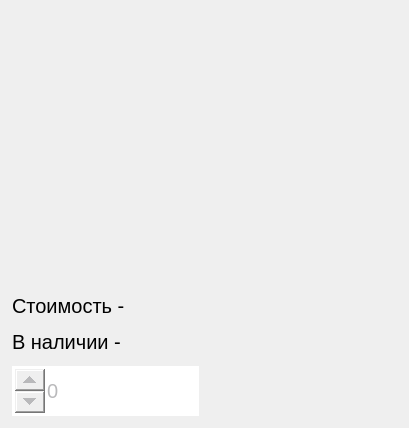
          <widget class="QWidget" name="scrollAreaWidgetContents_2">
           <property name="geometry">
            <rect>
             <x>0</x>
             <y>0</y>
             <width>409</width>
             <height>428</height>
            </rect>
           </property>
           <layout class="QVBoxLayout" name="verticalLayout_26" stretch="1,0,0,0,0,0,0">
            <property name="spacing">
             <number>12</number>
            </property>
            <property name="leftMargin">
             <number>12</number>
            </property>
            <property name="topMargin">
             <number>12</number>
            </property>
            <property name="rightMargin">
             <number>12</number>
            </property>
            <property name="bottomMargin">
             <number>12</number>
            </property>
            <item>
             <widget class="QLabel" name="label">
              <property name="sizePolicy">
               <sizepolicy hsizetype="Ignored" vsizetype="Minimum">
                <horstretch>0</horstretch>
                <verstretch>0</verstretch>
               </sizepolicy>
              </property>
              <property name="text">
               <string/>
              </property>
             </widget>
            </item>
            <item>
             <widget class="QLabel" name="label_19">
              <property name="font">
               <font>
                <pointsize>20</pointsize>
               </font>
              </property>
              <property name="text">
               <string/>
              </property>
              <property name="alignment">
               <set>Qt::AlignLeading|Qt::AlignLeft|Qt::AlignVCenter</set>
              </property>
              <property name="wordWrap">
               <bool>true</bool>
              </property>
             </widget>
            </item>
            <item>
             <widget class="QLabel" name="label_12">
              <property name="sizePolicy">
               <sizepolicy hsizetype="Preferred" vsizetype="Preferred">
                <horstretch>0</horstretch>
                <verstretch>0</verstretch>
               </sizepolicy>
              </property>
              <property name="font">
               <font>
                <pointsize>15</pointsize>
               </font>
              </property>
              <property name="text">
               <string/>
              </property>
              <property name="wordWrap">
               <bool>true</bool>
              </property>
             </widget>
            </item>
            <item>
             <spacer name="verticalSpacer_10">
              <property name="orientation">
               <enum>Qt::Vertical</enum>
              </property>
              <property name="sizeHint" stdset="0">
               <size>
                <width>20</width>
                <height>40</height>
               </size>
              </property>
             </spacer>
            </item>
            <item>
             <layout class="QHBoxLayout" name="horizontalLayout_10" stretch="0,1">
              <item>
               <widget class="QLabel" name="label_8">
                <property name="font">
                 <font>
                  <pointsize>15</pointsize>
                 </font>
                </property>
                <property name="text">
                 <string>Стоимость -</string>
                </property>
               </widget>
              </item>
              <item>
               <widget class="QLabel" name="label_9">
                <property name="font">
                 <font>
                  <pointsize>15</pointsize>
                 </font>
                </property>
                <property name="text">
                 <string/>
                </property>
               </widget>
              </item>
             </layout>
            </item>
            <item>
             <layout class="QHBoxLayout" name="horizontalLayout_12" stretch="0,1">
              <item>
               <widget class="QLabel" name="label_10">
                <property name="font">
                 <font>
                  <pointsize>15</pointsize>
                 </font>
                </property>
                <property name="text">
                 <string>В наличии -</string>
                </property>
               </widget>
              </item>
              <item>
               <widget class="QLabel" name="label_11">
                <property name="font">
                 <font>
                  <pointsize>15</pointsize>
                 </font>
                </property>
                <property name="text">
                 <string/>
                </property>
               </widget>
              </item>
             </layout>
            </item>
            <item>
             <layout class="QHBoxLayout" name="horizontalLayout_13" stretch="0">
              <property name="sizeConstraint">
               <enum>QLayout::SetFixedSize</enum>
              </property>
              <item>
               <layout class="QHBoxLayout" name="horizontalLayout_25">
                <item>
                 <widget class="QSpinBox" name="spinBox">
                  <property name="sizePolicy">
                   <sizepolicy hsizetype="Minimum" vsizetype="Preferred">
                    <horstretch>0</horstretch>
                    <verstretch>0</verstretch>
                   </sizepolicy>
                  </property>
                  <property name="minimumSize">
                   <size>
                    <width>60</width>
                    <height>50</height>
                   </size>
                  </property>
                  <property name="font">
                   <font>
                    <pointsize>15</pointsize>
                    <italic>false</italic>
                    <bold>false</bold>
                   </font>
                  </property>
                  <property name="cursor">
                   <cursorShape>ArrowCursor</cursorShape>
                  </property>
                  <property name="mouseTracking">
                   <bool>false</bool>
                  </property>
                  <property name="acceptDrops">
                   <bool>false</bool>
                  </property>
                  <property name="layoutDirection">
                   <enum>Qt::RightToLeft</enum>
                  </property>
                  <property name="styleSheet">
                   <string notr="true">QSpinBox{
	color: #b9b9bb;
	selection-background-color: #292f45;
	selection-color: #b9b9bb;
	
	font: 15pt;
	gridline-color: #292f45;
}

QSpinBox::down-button{
    width: 30;
	color: #656565;
}

QSpinBox::up-button{
    width: 30;
	color: #656565;
}</string>
                  </property>
                  <property name="wrapping">
                   <bool>true</bool>
                  </property>
                  <property name="frame">
                   <bool>true</bool>
                  </property>
                  <property name="alignment">
                   <set>Qt::AlignLeading|Qt::AlignLeft|Qt::AlignVCenter</set>
                  </property>
                  <property name="readOnly">
                   <bool>false</bool>
                  </property>
                  <property name="buttonSymbols">
                   <enum>QAbstractSpinBox::UpDownArrows</enum>
                  </property>
                  <property name="specialValueText">
                   <string/>
                  </property>
                  <property name="accelerated">
                   <bool>false</bool>
                  </property>
                  <property name="stepType">
                   <enum>QAbstractSpinBox::AdaptiveDecimalStepType</enum>
                  </property>
                  <property name="value">
                   <number>0</number>
                  </property>
                  <property name="displayIntegerBase">
                   <number>10</number>
                  </property>
                 </widget>
                </item>
                <item>
                 <widget class="QLabel" name="label_13">
                  <property name="font">
                   <font>
                    <pointsize>15</pointsize>
                   </font>
                  </property>
                  <property name="text">
                   <string/>
                  </property>
                 </widget>
                </item>
               </layout>
              </item>
             </layout>
            </item>
           </layout>
          </widget>
